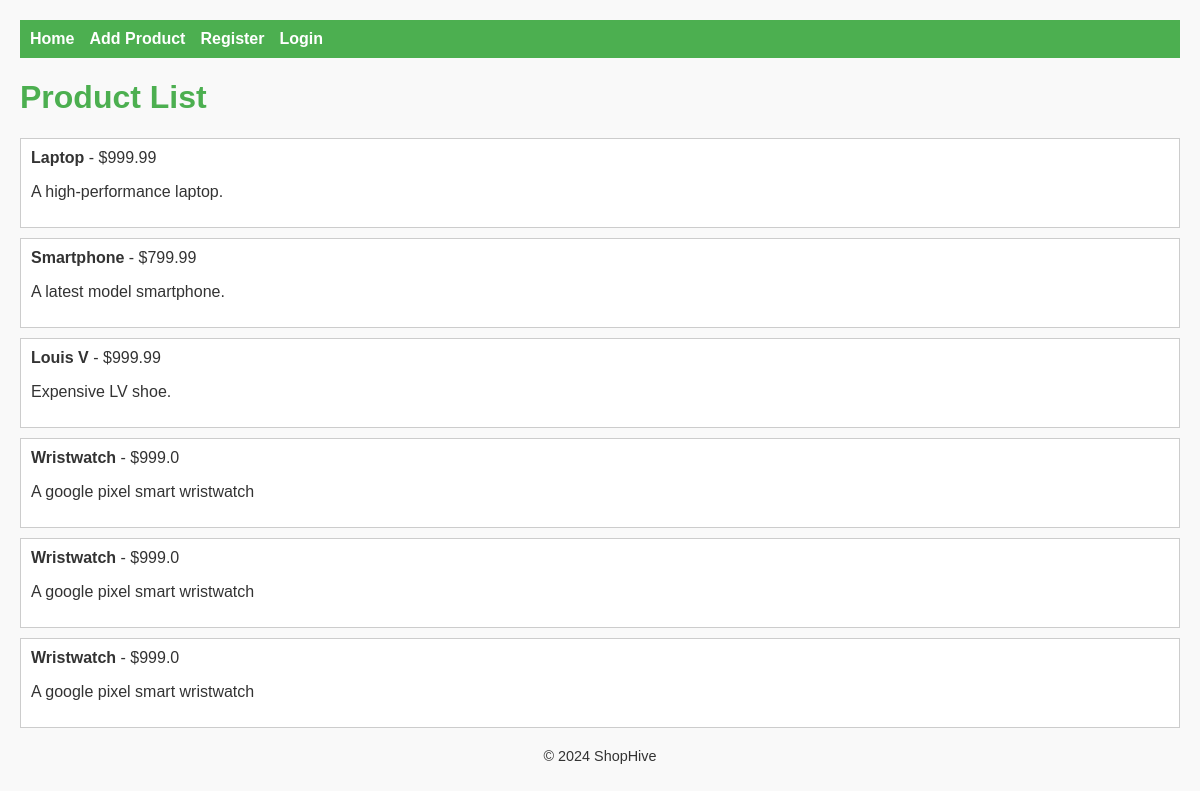
Page /home on the earlier database version.
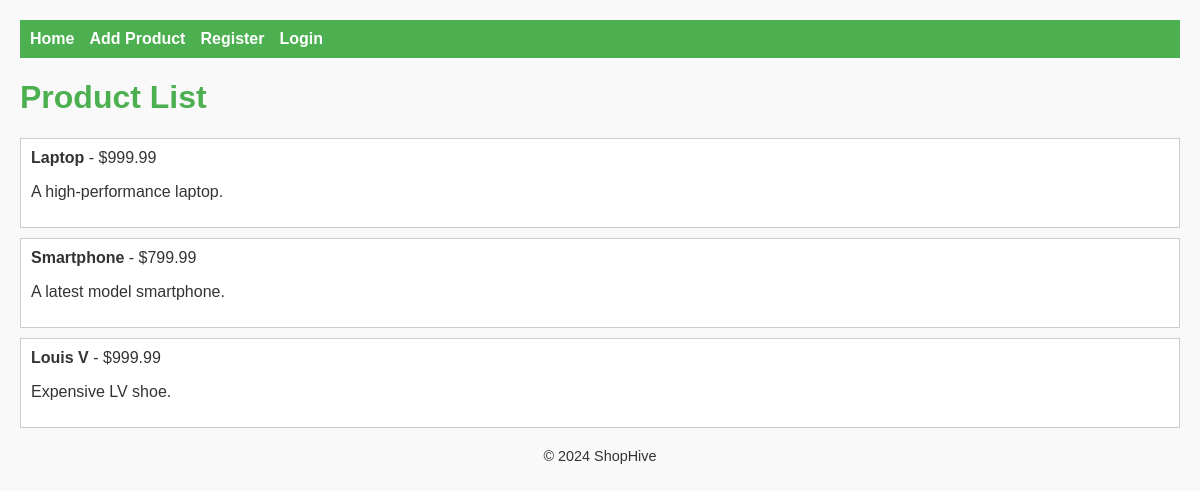
Same page on the later database version.
### shophive_packages/models/product.py (models this page shows, shortened)
class Product(db.Model):
    id = db.Column(db.Integer, primary_key=True)
    __tablename__ = 'product'
    id = db.Column(db.Integer, primary_key=True, autoincrement=True)
    name = db.Column(db.String(100), nullable=False)
    description = db.Column(db.String(200), nullable=False)
    price = db.Column(db.Float(), nullable=False)
    image_url = db.Column(db.String(200), nullable=True)
    created_at = db.Column(db.DateTime, server_default=db.func.now())
    updated_at = db.Column(
        db.DateTime, server_default=db.func.now(), onupdate=db.func.now())
    sales = db.Column(db.Integer, default=0)
    quantity = db.Column(db.Integer, default=0)
    cart_id = db.Column(db.Integer, db.ForeignKey("cart.id"), nullable=True)
    orders = db.relationship('OrderItem', back_populates='item', lazy='select')
    categories = db.relationship('Category', secondary='product_categories',
                                 backref=db.backref('product',
                                                    lazy='dynamic'))
    tags = db.relationship('Tag', secondary='product_tags',
                           backref=db.backref('product', lazy='dynamic'))

### shophive_packages/routes/home.py (the view)
@app.route('/', methods=['GET'], strict_slashes=False)
@app.route('/home', methods=['GET'], strict_slashes=False)
def home():
    product = Product.query.all()
    return render_template('home.html', products=product)

### shophive_packages/templates/home.html (shortened to what this page needs)
{% extends 'base.html' %}
{% block content %}
<h1>Product List</h1>
<ul class="product-list">
    {% for product in products %}
    <li>
        <strong>{{ product.name }}</strong> - ${{ product.price }}
        <p>{{ product.description }}</p>
    </li>
    {% endfor %}
</ul>
{% endblock %}

### shophive_packages/templates/base.html (shortened to what this page needs)
<!DOCTYPE html>
<html lang="en">
<head>
    <link rel="stylesheet" href="{{ url_for('static', filename='css/style.css') }}">
</head>
<body>
    <header>
        <nav>
            <ul>
                <li><a href="/">Home</a></li>
                <li><a href="/add-product">Add Product</a></li>
                <li><a href="/register">Register</a></li>
                <li><a href="/login">Login</a></li>
            </ul>
        </nav>
    </header>
    <main>
        {% block content %}{% endblock %}
    </main>
    <footer>
        <p>&copy; 2024 ShopHive</p>
    </footer>
</body>
</html>

### shophive_packages/static/css/style.css (style rules this page uses)
body { font-family: Arial, sans-serif; margin: 20px; background-color: #f9f9f9; color: #333; }
header nav ul { display: flex; gap: 15px; list-style-type: none; background-color: #4caf50; padding: 10px; }
header nav ul li a { color: white; text-decoration: none; font-weight: bold; }
h1 { color: #4caf50; }
.product-list { list-style-type: none; padding: 0; }
.product-list li { padding: 10px; border: 1px solid #ccc; margin-bottom: 10px; background-color: white; }
footer { text-align: center; margin-top: 20px; font-size: 0.9em; }

Differences in the rows shown:
removed Product: name "Wristwatch", price "999.0", description "A google pixel smart wristwatch"
removed Product: name "Wristwatch", price "999.0", description "A google pixel smart wristwatch"
removed Product: name "Wristwatch", price "999.0", description "A google pixel smart wristwatch"
